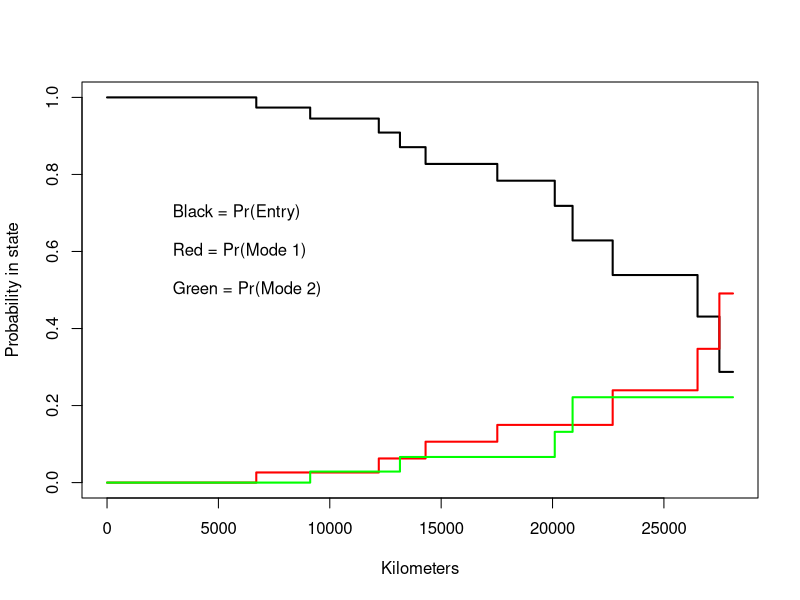

Generate this figure with R:
## ---- chunk 1
library(tufte)
# invalidate cache when the tufte version changes
knitr::opts_chunk$set(cache.extra = packageVersion('tufte'))
options(htmltools.dir.version = FALSE)

library(KMsurv)
library(survival)
library(survMisc) ##Confidence bands not in survival package. survMisc is an extension of the survival package and contains confidence bands
library(tidyverse)
library(readxl)
library(readr)
library(survminer)

setwd("I:/My Drive/rao@ualberta.ca 2022-12-08 10 58/shishir@tamu.edu/My Drive/Interesting papers/Survival Models/GitHub/Survival/Survival-Analysis/Blog 2")
## ---- chunk 2
ShockAbsorber <- read_csv("Data/ShockAbsorber.csv")
knitr::kable((ShockAbsorber), caption = "Table 1. Shock Absorber Data", align = rep('c', 3))
## ---- chunk 3

ShockAbsorber$`Failure Mode` <- factor(ShockAbsorber$`Failure Mode`,
                                       levels = c("Censored", "Mode1", "Mode2"))

levels(ShockAbsorber$`Failure Mode`) #Verify whether censored is the first level of the factor.

## ---- chunk 4
ShockAbsorber <- ShockAbsorber %>%
  dplyr::mutate(istate = rep("entry", nrow(ShockAbsorber)))
## ---- chunk 5
fit_1 <- survival::survfit(
  survival::Surv(time = Kilometers, event = `Failure Mode`) ~ 1,
  data = ShockAbsorber,
  istate = istate,
  conf.type = "log",
  conf.int = 0.9
)

summary(fit_1)
## ---- chunk 6
plot(
  fit_1,
  col = c("black", "red", "green"),
  lwd = 2,
  ylab = "Probability in state",
  xlab = "Kilometers"
)

text(
  2500,
  y = c(0.7, 0.6, 0.5),
  pos = 4,
  labels = c(
    "Black = Pr(Entry)",
    "Red = Pr(Mode 1)",
    "Green = Pr(Mode 2)"
  )
)
## ---- chunk 7

x = summary(fit_1, times = c(19000))
summary_19k <- data.frame(
  "CI" = c(x$pstate[2], x$pstate[3]),
  "90% Lower CI" = c(x$lower[2], x$lower[3]),
  "90% Upper CI" = c(x$upper[2], x$upper[3]),
  check.names = FALSE
)


rownames(summary_19k) <- c("Pr(Mode 1)", "Pr(Mode 2)")
summary_19k <- round(summary_19k, digits = 2)

knitr::kable((summary_19k), caption = "Table 2. Summary Table", align = rep('c', 3))


## ---- chunk 8
summary_fit_1 <- summary(fit_1)

summary_fit_1$time

calculation_table <- data.frame(
  t_i = summary_fit_1$time,
  r_i = c(1, 0, 1, 0, 1, 1, 0, 0, 1, 1, 1),
  d_i = c(0, 1, 0, 1, 0, 0, 1, 1, 0, 0, 0),
  Y_i = summary_fit_1$n.risk[, 1],
  KM_curve_minus1 = head(c(1, summary_fit_1$pstate[, 1]), -1)
)

calculation_table <- calculation_table %>%
  dplyr::mutate(Pr_Model1_Intermediate = KM_curve_minus1 * (r_i / Y_i)) %>%
  dplyr::mutate(Pr_Mode1 = cumsum(Pr_Model1_Intermediate))

calculation_table <- round(calculation_table, digits = 4) %>%
  dplyr::select(!c(Pr_Model1_Intermediate))

names(calculation_table) <- c("$t_{i}$",
                              "$r_{i}$",
                              "$d_{i}$",
                              "$Y_{i}$",
                              "${S}(t_{i-})$",
                              "$Pr(Mode 1)$")
## ---- chunk 9
knitr::kable((calculation_table),
             caption = "Table 3. Calculation Table",
             align = rep('c', 4))

## ---- chunk 10
# create a bib file for the R packages used in this document
knitr::write_bib(c('base', 'rmarkdown'), file = 'skeleton.bib')
